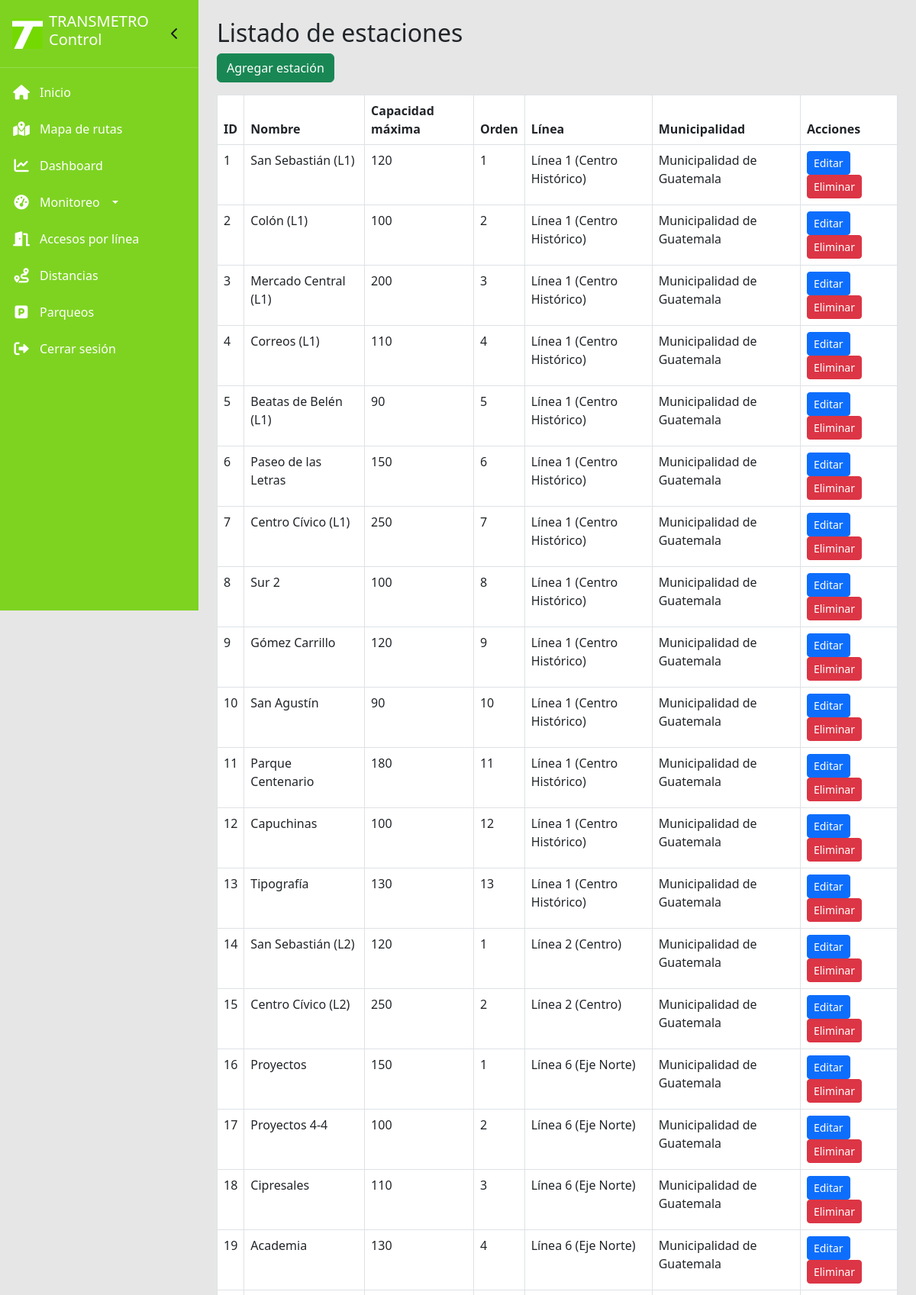
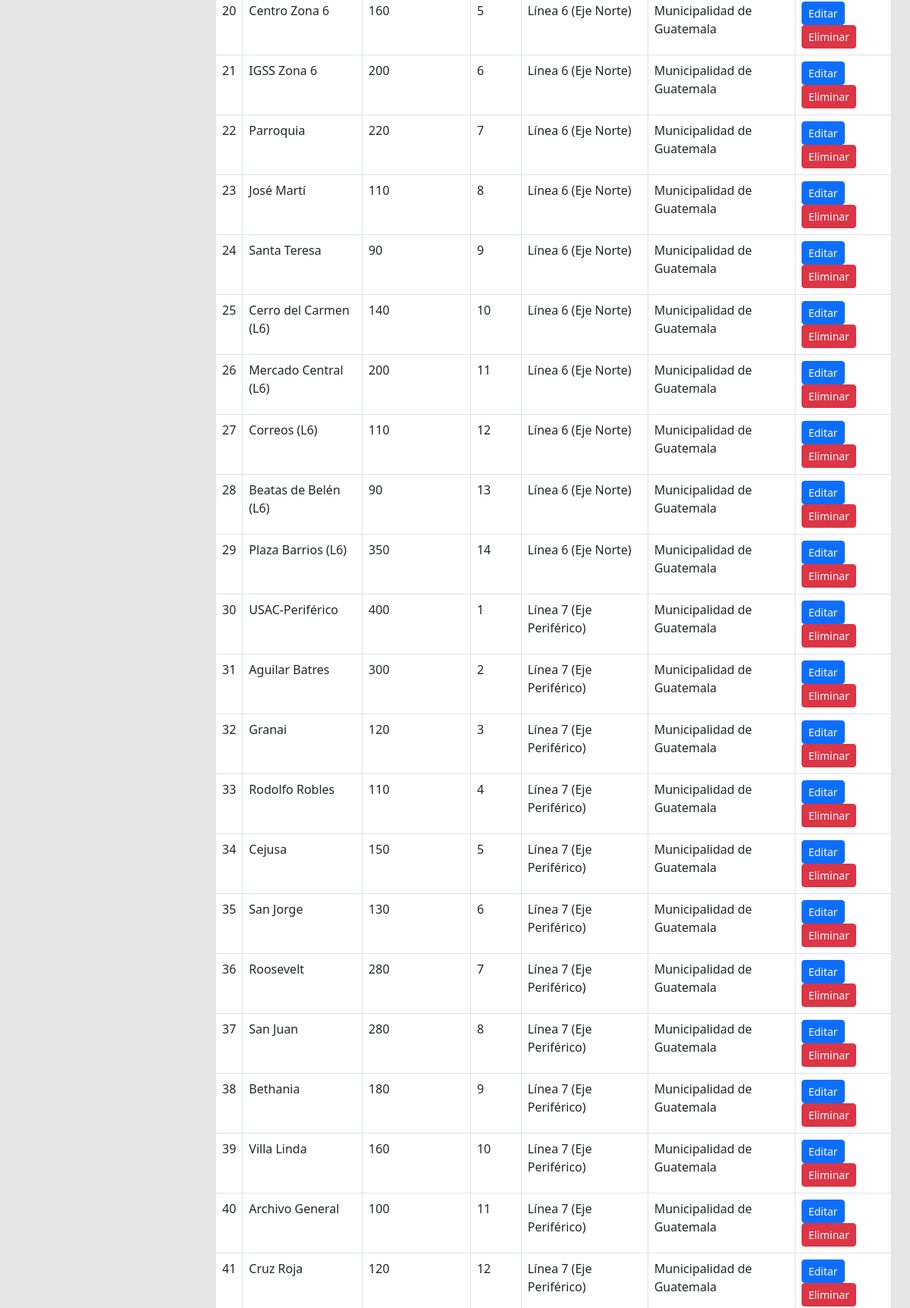
The app's page /estaciones (signed in, upper part) with its own data (2 pictures, top to bottom).
### models.py (models this page shows)
class Estacion(db.Model):
    __tablename__ = 'estaciones'
    id = db.Column(db.Integer, primary_key=True)
    nombre = db.Column(db.String(100), nullable=False)
    capacidad_maxima = db.Column(db.Integer, nullable=False)
    orden = db.Column(db.Integer)
    linea_id = db.Column(db.Integer, db.ForeignKey('lineas.id'))
    municipalidad_id = db.Column(db.Integer, db.ForeignKey('municipalidades.id'))
    linea = db.relationship('Linea', backref='estaciones')
    municipalidad = db.relationship('Municipalidad', backref='estaciones')

class Linea(db.Model):
    __tablename__ = 'lineas'
    id = db.Column(db.Integer, primary_key=True)
    nombre = db.Column(db.String(50), nullable=False)
    distancia_total = db.Column(db.Float, default=0.0)
    municipalidad_id = db.Column(db.Integer, db.ForeignKey('municipalidades.id'))
    municipalidad = db.relationship('Municipalidad', backref='lineas')

class Municipalidad(db.Model):
    __tablename__ = 'municipalidades'
    id = db.Column(db.Integer, primary_key=True)
    nombre = db.Column(db.String(100), nullable=False)
    direccion = db.Column(db.String(200))

### app.py (the view)
@app.route('/estaciones')
@login_required
def listar_estaciones():
    estaciones = Estacion.query.all()
    return render_template('listar_estaciones.html', estaciones=estaciones)

### app.py (called while the page is built)
@login_manager.user_loader
def load_user(user_id):
    return Admin.query.get(int(user_id))

### templates/listar_estaciones.html
{% extends "base.html" %}
{% block content %}
<h2>Listado de estaciones</h2>
<a href="{{ url_for('agregar_estacion') }}" class="btn btn-success mb-3">Agregar estación</a>
<table class="table table-bordered">
    <thead>
        <tr><th>ID</th><th>Nombre</th><th>Capacidad máxima</th><th>Orden</th><th>Línea</th><th>Municipalidad</th><th>Acciones</th></tr>
    </thead>
    <tbody>
        {% for e in estaciones %}
        <tr>
            <td>{{ e.id }}</td>
            <td>{{ e.nombre }}</td>
            <td>{{ e.capacidad_maxima }}</td>
            <td>{{ e.orden }}</td>
            <td>{{ e.linea.nombre if e.linea else 'Sin línea' }}</td>
            <td>{{ e.municipalidad.nombre if e.municipalidad else 'Sin municipalidad' }}</td>
            <td>
                <a href="{{ url_for('editar_estacion', estacion_id=e.id) }}" class="btn btn-sm btn-primary">Editar</a>
                <a href="{{ url_for('eliminar_estacion', estacion_id=e.id) }}" class="btn btn-sm btn-danger" onclick="return confirm('¿Eliminar esta estación? Se eliminarán también sus accesos y distancias asociadas.')">Eliminar</a>
            </td>
        </tr>
        {% endfor %}
    </tbody>
</table>
{% endblock %}

### templates/base.html (style rules this page uses)
:root { --verde-transmetro: #7ED321; --azul-transmetro: #2E3E9E; --fondo-claro: #E6E6E6; --blanco: #FFFFFF; }
body { background-color: var(--fondo-claro); font-family: 'Segoe UI', 'Roboto', 'Helvetica Neue', sans-serif; margin: 0; padding: 0; }

### records on screen
Estacion: id "1", nombre "San Sebastián (L1)", capacidad_maxima "120", orden "1", linea "Línea 1 (Centro Histórico)", municipalidad "Municipalidad de Guatemala"
Estacion: id "2", nombre "Colón (L1)", capacidad_maxima "100", orden "2", linea "Línea 1 (Centro Histórico)", municipalidad "Municipalidad de Guatemala"
Estacion: id "3", nombre "Mercado Central (L1)", capacidad_maxima "200", orden "3", linea "Línea 1 (Centro Histórico)", municipalidad "Municipalidad de Guatemala"
Estacion: id "4", nombre "Correos (L1)", capacidad_maxima "110", orden "4", linea "Línea 1 (Centro Histórico)", municipalidad "Municipalidad de Guatemala"
Estacion: id "5", nombre "Beatas de Belén (L1)", capacidad_maxima "90", orden "5", linea "Línea 1 (Centro Histórico)", municipalidad "Municipalidad de Guatemala"
Estacion: id "6", nombre "Paseo de las Letras", capacidad_maxima "150", orden "6", linea "Línea 1 (Centro Histórico)", municipalidad "Municipalidad de Guatemala"
Estacion: id "7", nombre "Centro Cívico (L1)", capacidad_maxima "250", orden "7", linea "Línea 1 (Centro Histórico)", municipalidad "Municipalidad de Guatemala"
Estacion: id "8", nombre "Sur 2", capacidad_maxima "100", orden "8", linea "Línea 1 (Centro Histórico)", municipalidad "Municipalidad de Guatemala"
Estacion: id "9", nombre "Gómez Carrillo", capacidad_maxima "120", orden "9", linea "Línea 1 (Centro Histórico)", municipalidad "Municipalidad de Guatemala"
Estacion: id "10", nombre "San Agustín", capacidad_maxima "90", orden "10", linea "Línea 1 (Centro Histórico)", municipalidad "Municipalidad de Guatemala"
Estacion: id "11", nombre "Parque Centenario", capacidad_maxima "180", orden "11", linea "Línea 1 (Centro Histórico)", municipalidad "Municipalidad de Guatemala"
Estacion: id "12", nombre "Capuchinas", capacidad_maxima "100", orden "12", linea "Línea 1 (Centro Histórico)", municipalidad "Municipalidad de Guatemala"
Estacion: id "13", nombre "Tipografía", capacidad_maxima "130", orden "13", linea "Línea 1 (Centro Histórico)", municipalidad "Municipalidad de Guatemala"
Estacion: id "14", nombre "San Sebastián (L2)", capacidad_maxima "120", orden "1", linea "Línea 2 (Centro)", municipalidad "Municipalidad de Guatemala"
Estacion: id "15", nombre "Centro Cívico (L2)", capacidad_maxima "250", orden "2", linea "Línea 2 (Centro)", municipalidad "Municipalidad de Guatemala"
Estacion: id "16", nombre "Proyectos", capacidad_maxima "150", orden "1", linea "Línea 6 (Eje Norte)", municipalidad "Municipalidad de Guatemala"
Estacion: id "17", nombre "Proyectos 4-4", capacidad_maxima "100", orden "2", linea "Línea 6 (Eje Norte)", municipalidad "Municipalidad de Guatemala"
Estacion: id "18", nombre "Cipresales", capacidad_maxima "110", orden "3", linea "Línea 6 (Eje Norte)", municipalidad "Municipalidad de Guatemala"
Estacion: id "19", nombre "Academia", capacidad_maxima "130", orden "4", linea "Línea 6 (Eje Norte)", municipalidad "Municipalidad de Guatemala"
Estacion: id "20", nombre "Centro Zona 6", capacidad_maxima "160", orden "5", linea "Línea 6 (Eje Norte)", municipalidad "Municipalidad de Guatemala"
Estacion: id "21", nombre "IGSS Zona 6", capacidad_maxima "200", orden "6", linea "Línea 6 (Eje Norte)", municipalidad "Municipalidad de Guatemala"
Estacion: id "22", nombre "Parroquia", capacidad_maxima "220", orden "7", linea "Línea 6 (Eje Norte)", municipalidad "Municipalidad de Guatemala"
Estacion: id "23", nombre "José Martí", capacidad_maxima "110", orden "8", linea "Línea 6 (Eje Norte)", municipalidad "Municipalidad de Guatemala"
Estacion: id "24", nombre "Santa Teresa", capacidad_maxima "90", orden "9", linea "Línea 6 (Eje Norte)", municipalidad "Municipalidad de Guatemala"
Estacion: id "25", nombre "Cerro del Carmen (L6)", capacidad_maxima "140", orden "10", linea "Línea 6 (Eje Norte)", municipalidad "Municipalidad de Guatemala"
Estacion: id "26", nombre "Mercado Central (L6)", capacidad_maxima "200", orden "11", linea "Línea 6 (Eje Norte)", municipalidad "Municipalidad de Guatemala"
Estacion: id "27", nombre "Correos (L6)", capacidad_maxima "110", orden "12", linea "Línea 6 (Eje Norte)", municipalidad "Municipalidad de Guatemala"
Estacion: id "28", nombre "Beatas de Belén (L6)", capacidad_maxima "90", orden "13", linea "Línea 6 (Eje Norte)", municipalidad "Municipalidad de Guatemala"
Estacion: id "29", nombre "Plaza Barrios (L6)", capacidad_maxima "350", orden "14", linea "Línea 6 (Eje Norte)", municipalidad "Municipalidad de Guatemala"
Estacion: id "30", nombre "USAC-Periférico", capacidad_maxima "400", orden "1", linea "Línea 7 (Eje Periférico)", municipalidad "Municipalidad de Guatemala"
Estacion: id "31", nombre "Aguilar Batres", capacidad_maxima "300", orden "2", linea "Línea 7 (Eje Periférico)", municipalidad "Municipalidad de Guatemala"
Estacion: id "32", nombre "Granai", capacidad_maxima "120", orden "3", linea "Línea 7 (Eje Periférico)", municipalidad "Municipalidad de Guatemala"
Estacion: id "33", nombre "Rodolfo Robles", capacidad_maxima "110", orden "4", linea "Línea 7 (Eje Periférico)", municipalidad "Municipalidad de Guatemala"
Estacion: id "34", nombre "Cejusa", capacidad_maxima "150", orden "5", linea "Línea 7 (Eje Periférico)", municipalidad "Municipalidad de Guatemala"
Estacion: id "35", nombre "San Jorge", capacidad_maxima "130", orden "6", linea "Línea 7 (Eje Periférico)", municipalidad "Municipalidad de Guatemala"
Estacion: id "36", nombre "Roosevelt", capacidad_maxima "280", orden "7", linea "Línea 7 (Eje Periférico)", municipalidad "Municipalidad de Guatemala"
Estacion: id "37", nombre "San Juan", capacidad_maxima "280", orden "8", linea "Línea 7 (Eje Periférico)", municipalidad "Municipalidad de Guatemala"
Estacion: id "38", nombre "Bethania", capacidad_maxima "180", orden "9", linea "Línea 7 (Eje Periférico)", municipalidad "Municipalidad de Guatemala"
Estacion: id "39", nombre "Villa Linda", capacidad_maxima "160", orden "10", linea "Línea 7 (Eje Periférico)", municipalidad "Municipalidad de Guatemala"
Estacion: id "40", nombre "Archivo General", capacidad_maxima "100", orden "11", linea "Línea 7 (Eje Periférico)", municipalidad "Municipalidad de Guatemala"
Estacion: id "41", nombre "Cruz Roja", capacidad_maxima "120", orden "12", linea "Línea 7 (Eje Periférico)", municipalidad "Municipalidad de Guatemala"
